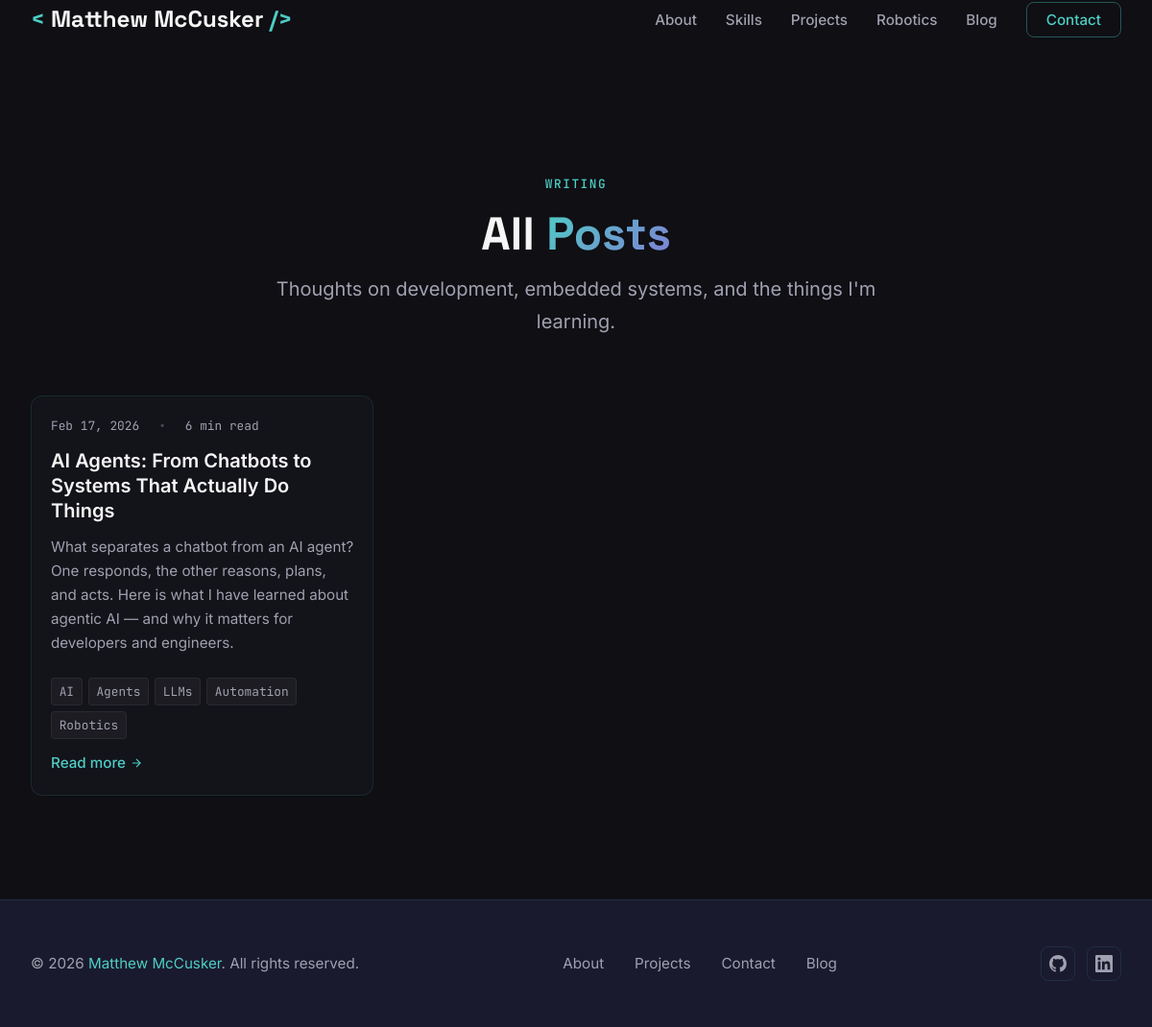
Screenshot of /blog.php with the database file from the repository.
### tables this page shows
CREATE TABLE blog_posts (
    id             INT UNSIGNED AUTO_INCREMENT PRIMARY KEY,
    title          VARCHAR(300)  NOT NULL,
    slug           VARCHAR(300)  NOT NULL,
    excerpt        VARCHAR(600),
    body           LONGTEXT,
    featured_image VARCHAR(255),
    read_time      TINYINT UNSIGNED DEFAULT 5,
    tags           VARCHAR(500),
    status         ENUM('published','draft') NOT NULL DEFAULT 'draft',
    published_at   DATETIME,
    created_at     TIMESTAMP     DEFAULT CURRENT_TIMESTAMP,
    updated_at     TIMESTAMP     DEFAULT CURRENT_TIMESTAMP ON UPDATE CURRENT_TIMESTAMP,
    UNIQUE KEY uq_blog_slug (slug)
);

### includes/functions.php (called while the page is built, shortened)
<?php
function sanitize(string $str): string
{
    return htmlspecialchars(trim($str), ENT_QUOTES | ENT_SUBSTITUTE, 'UTF-8');
}
function format_date(string $dateStr, string $format = 'M j, Y'): string
{
    try {
        $dt = new DateTime($dateStr);
        return $dt->format($format);
    } catch (Exception) {
        return $dateStr;
    }
}
function parse_tags(string $tags): array
{
    return array_filter(array_map('trim', explode(',', $tags)));
}

### blog.php (the view, shortened to what this page needs)
<?php
require_once __DIR__ . '/includes/functions.php';
$pdo = DB::getConnection();
$page    = max(1, (int)($_GET['page'] ?? 1));
$perPage = 9;
$totalStmt = $pdo->query(
    "SELECT COUNT(*) FROM blog_posts WHERE status = 'published' AND published_at <= NOW()"
);
$total = (int)$totalStmt->fetchColumn();
$pag   = paginate($total, $perPage, $page);
$postsStmt = $pdo->prepare(
    "SELECT * FROM blog_posts
     WHERE status = 'published' AND published_at <= NOW()
     ORDER BY published_at DESC
     LIMIT ? OFFSET ?"
);
$postsStmt->execute([$pag['per_page'], $pag['offset']]);
$posts = $postsStmt->fetchAll();
require_once __DIR__ . '/includes/header.php';
?>
<main style="padding-top: var(--nav-height);">
    <section class="section">
        <div class="container">
            <div class="section-header" data-reveal>
                <span class="section-label">Writing</span>
                <h1 class="section-title">All <span>Posts</span></h1>
                <p class="section-desc">Thoughts on development, embedded systems, and the things I'm learning.</p>
            </div>
            <?php if ($posts): ?>
            <div class="blog__grid">
                <?php foreach ($posts as $post): ?>
                <?php $tags = parse_tags($post['tags'] ?? ''); ?>
                <article class="blog-card" data-reveal>
                    <div class="blog-card__body">
                        <div class="blog-card__meta">
                            <time datetime="<?= htmlspecialchars($post['published_at']) ?>">
                                <?= format_date($post['published_at']) ?>
                            </time>
                            <span class="dot">•</span>
                            <span><?= (int)$post['read_time'] ?> min read</span>
                        </div>
                        <a href="<?= BASE_URL ?>/blog-post.php?slug=<?= urlencode($post['slug']) ?>"
                           class="blog-card__title">
                            <?= sanitize($post['title']) ?>
                        </a>
                        <?php if ($post['excerpt']): ?>
                        <p class="blog-card__excerpt"><?= sanitize($post['excerpt']) ?></p>
                        <?php endif; ?>
                        <?php if ($tags): ?>
                        <div class="project-card__tags" style="margin-top:auto; padding-top:var(--sp-sm);">
                            <?php foreach ($tags as $tag): ?>
                            <span class="tech-pill"><?= sanitize($tag) ?></span>
                            <?php endforeach; ?>
                        </div>
                        <?php endif; ?>
                        <a href="<?= BASE_URL ?>/blog-post.php?slug=<?= urlencode($post['slug']) ?>"
                           class="blog-card__read-more">
                            Read more
                            <svg width="14" height="14" viewBox="0 0 24 24" fill="none" stroke="currentColor" stroke-width="2"><line x1="5" y1="12" x2="19" y2="12"/><polyline points="12 5 19 12 12 19"/></svg>
                        </a>
                    </div>
                </article>
                <?php endforeach; ?>
            </div>
            <?php endif; ?>
        </div>
    </section>
</main>
<?php require_once __DIR__ . '/includes/footer.php'; ?>

### assets/css/main.css (style rules this page uses)
:root { --clr-bg: #0f0f14; --clr-bg-secondary: #1a1a2e; --clr-bg-card: #13131a; --clr-bg-card-hover: #16161f; --clr-cyan: #4ecdc4; --clr-violet: #7f7fd5; --clr-text: #f5f5f5; --clr-muted: #a0a0b0; --clr-border: rgba(78, 205, 196, 0.12); --clr-border-hover: rgba(78, 205, 196, 0.38); --clr-glow-cyan: rgba(78, 205, 196, 0.14); --clr-glow-violet: rgba(127, 127, 213, 0.14); --clr-grad-accent: linear-gradient(135deg, var(--clr-cyan), var(--clr-violet)); --ff-heading: 'Space Grotesk', system-ui, sans-serif; --ff-body: 'Inter', system-ui, sans-serif; --ff-mono: 'JetBrains Mono', 'Fira Code', monospace; --text-xs: clamp(0.72rem, 1.4vw, 0.8rem); --text-sm: clamp(0.85rem, 1.7vw, 0.95rem); --text-base: clamp(1rem, 2vw, 1.05rem); --text-lg: clamp(1.1rem, 2.2vw, 1.25rem); --text-xl: clamp(1.25rem, 2.8vw, 1.5rem); --text-2xl: clamp(1.5rem, 3.5vw, 2rem); --text-3xl: clamp(2rem, 4.5vw, 3rem); --text-hero: clamp(2.6rem, 6.5vw, 4.5rem); --sp-xs: 0.375rem; --sp-sm: 0.75rem; --sp-md: 1.25rem; --sp-lg: 2rem; --sp-xl: 3rem; --sp-2xl: 5rem; --sp-section: clamp(4rem, 9vw, 8rem); --radius-sm: 4px; --radius-md: 8px; --radius-lg: 12px; --radius-xl: 20px; --ease-out: cubic-bezier(0.22, 1, 0.36, 1); --tr-fast: 150ms ease; --tr-base: 250ms ease; --tr-slow: 400ms var(--ease-out); --shadow-card: 0 4px 24px rgba(0,0,0,0.45); --shadow-glow-c: 0 0 28px var(--clr-glow-cyan); --shadow-glow-v: 0 0 28px var(--clr-glow-violet); --max-width: 1200px; --nav-height: 68px; }
*, *::before, *::after { box-sizing: border-box; margin: 0; padding: 0; }
html { scroll-behavior: smooth; scroll-padding-top: var(--nav-height); -webkit-text-size-adjust: 100%; }
body { font-family: var(--ff-body); font-size: var(--text-base); line-height: 1.7; color: var(--clr-text); background-color: var(--clr-bg); min-height: 100vh; overflow-x: hidden; }
a { color: var(--clr-cyan); text-decoration: none; transition: color var(--tr-fast); }
h1, h2, h3, h4, h5, h6 { font-family: var(--ff-heading); font-weight: 700; line-height: 1.2; color: var(--clr-text); }
.container { width: 100%; max-width: var(--max-width); margin-inline: auto; padding-inline: clamp(1rem, 4vw, 2rem); }
.section { padding-block: var(--sp-section); }
.section-header { text-align: center; margin-bottom: clamp(2.5rem, 5vw, 4rem); }
.section-label { display: inline-block; font-family: var(--ff-mono); font-size: var(--text-xs); font-weight: 500; letter-spacing: 0.12em; text-transform: uppercase; color: var(--clr-cyan); margin-bottom: var(--sp-sm); }
.section-title { font-size: var(--text-3xl); margin-bottom: var(--sp-sm); }
.section-title span { background: var(--clr-grad-accent); -webkit-background-clip: text; -webkit-text-fill-color: transparent; background-clip: text; }
.section-desc { color: var(--clr-muted); font-size: var(--text-lg); max-width: 55ch; margin-inline: auto; }
.project-card__tags { display: flex; flex-wrap: wrap; gap: var(--sp-xs); }
.tech-pill { padding: 0.2em 0.6em; border-radius: 4px; font-family: var(--ff-mono); font-size: var(--text-xs); color: var(--clr-muted); background: rgba(255,255,255,0.04); border: 1px solid rgba(255,255,255,0.06); }
.blog__grid { display: grid; grid-template-columns: repeat(auto-fill, minmax(300px, 1fr)); gap: var(--sp-lg); }
.blog-card { background: var(--clr-bg-card); border: 1px solid var(--clr-border); border-radius: var(--radius-lg); overflow: hidden; display: flex; flex-direction: column; transition: border-color var(--tr-base), box-shadow var(--tr-base), transform var(--tr-base); }
.blog-card__body { padding: var(--sp-md); display: flex; flex-direction: column; flex: 1; gap: var(--sp-sm); }
.blog-card__meta { display: flex; align-items: center; gap: var(--sp-md); font-size: var(--text-xs); color: var(--clr-muted); font-family: var(--ff-mono); }
.blog-card__meta .dot { opacity: 0.4; }
.blog-card__title { font-size: var(--text-lg); font-weight: 600; line-height: 1.3; color: var(--clr-text); text-decoration: none; transition: color var(--tr-fast); }
.blog-card__excerpt { font-size: var(--text-sm); color: var(--clr-muted); line-height: 1.65; flex: 1; }
.blog-card__read-more { font-size: var(--text-sm); color: var(--clr-cyan); font-weight: 500; display: flex; align-items: center; gap: 0.3em; transition: gap var(--tr-fast); }
[data-reveal] { opacity: 0; transform: translateY(24px); transition: opacity 0.55s var(--ease-out), transform 0.55s var(--ease-out); }
[data-reveal].is-visible { opacity: 1; transform: translateY(0); }

### rows the page displays
blog_posts: published_at "Feb 17, 2026", read_time "6", title "AI Agents: From Chatbots to Systems That Actually Do Things", excerpt "What separates a chatbot from an AI agent? One responds, the other reasons, plans, and acts. Here is what I have learned about agentic AI — and why it matters for developers and engineers.", tags "AI", tags "Agents", tags "LLMs", tags "Automation", tags "Robotics"

### other values shown
get_setting('site_name', 'YN') "Matthew McCusker"
get_setting('site_name', 'Your Name') "Matthew McCusker"
